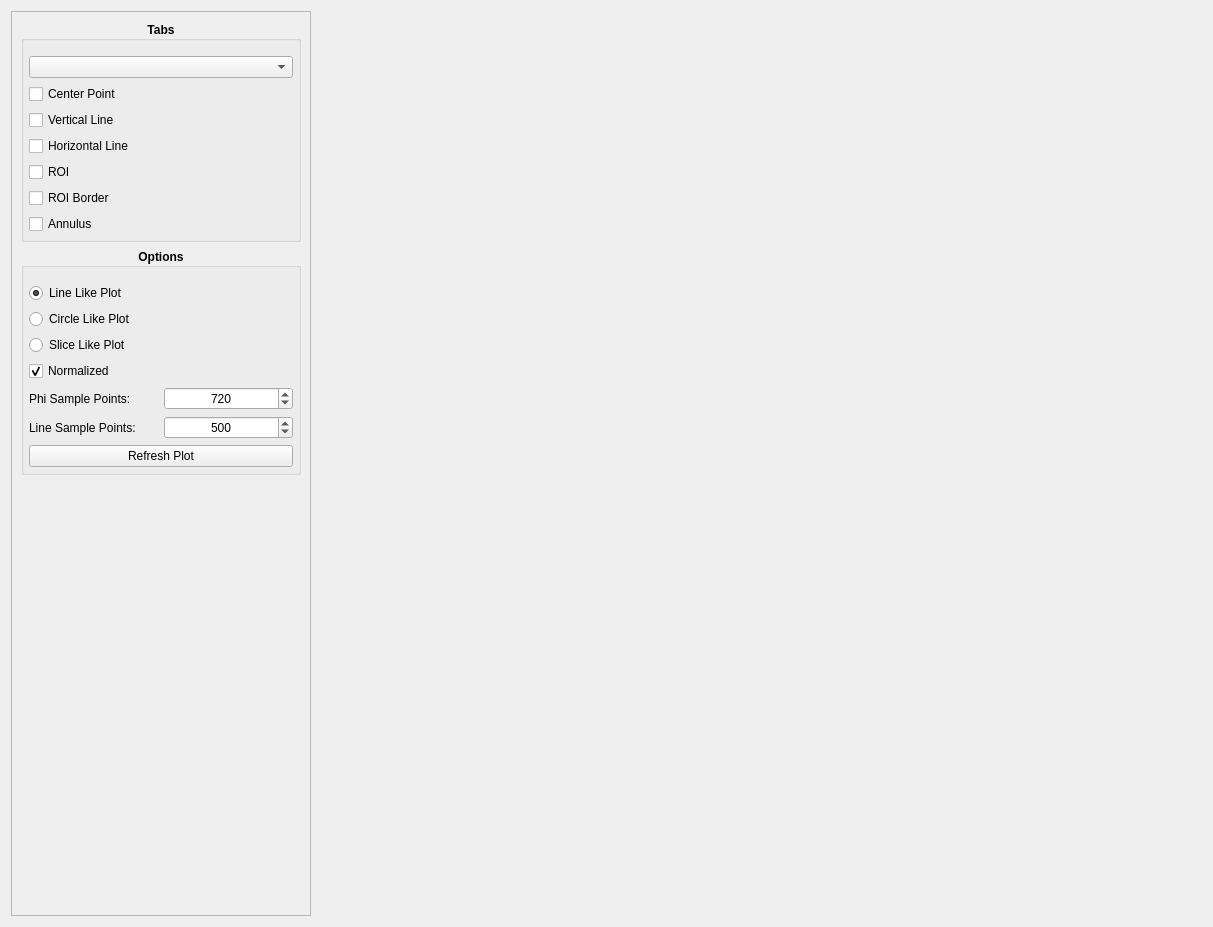
<?xml version="1.0" encoding="UTF-8"?>
<ui version="4.0">
 <class>profileplottab</class>
 <widget class="QWidget" name="profileplottab">
  <property name="geometry">
   <rect>
    <x>0</x>
    <y>0</y>
    <width>1213</width>
    <height>927</height>
   </rect>
  </property>
  <property name="windowTitle">
   <string>Form</string>
  </property>
  <layout class="QHBoxLayout" name="horizontalLayout">
   <item>
    <widget class="QScrollArea" name="scroll_area">
     <property name="sizePolicy">
      <sizepolicy hsizetype="Fixed" vsizetype="Expanding">
       <horstretch>0</horstretch>
       <verstretch>0</verstretch>
      </sizepolicy>
     </property>
     <property name="minimumSize">
      <size>
       <width>300</width>
       <height>0</height>
      </size>
     </property>
     <property name="widgetResizable">
      <bool>true</bool>
     </property>
     <widget class="QWidget" name="scrollAreaWidgetContents">
      <property name="geometry">
       <rect>
        <x>0</x>
        <y>0</y>
        <width>298</width>
        <height>903</height>
       </rect>
      </property>
      <layout class="QVBoxLayout" name="verticalLayout">
       <item>
        <widget class="QGroupBox" name="tabs_groupbox">
         <property name="font">
          <font>
           <weight>75</weight>
           <bold>true</bold>
          </font>
         </property>
         <property name="title">
          <string>Tabs</string>
         </property>
         <property name="alignment">
          <set>Qt::AlignCenter</set>
         </property>
         <layout class="QVBoxLayout" name="verticalLayout_4">
          <property name="leftMargin">
           <number>5</number>
          </property>
          <property name="topMargin">
           <number>15</number>
          </property>
          <property name="rightMargin">
           <number>5</number>
          </property>
          <property name="bottomMargin">
           <number>5</number>
          </property>
          <item>
           <widget class="QComboBox" name="tab_combobox">
            <property name="font">
             <font>
              <weight>50</weight>
              <bold>false</bold>
             </font>
            </property>
            <property name="insertPolicy">
             <enum>QComboBox::InsertAtBottom</enum>
            </property>
           </widget>
          </item>
          <item>
           <widget class="QCheckBox" name="center_checkbox">
            <property name="font">
             <font>
              <weight>50</weight>
              <bold>false</bold>
             </font>
            </property>
            <property name="text">
             <string>Center Point</string>
            </property>
           </widget>
          </item>
          <item>
           <widget class="QCheckBox" name="x_checkbox">
            <property name="font">
             <font>
              <weight>50</weight>
              <bold>false</bold>
             </font>
            </property>
            <property name="text">
             <string>Vertical Line</string>
            </property>
           </widget>
          </item>
          <item>
           <widget class="QCheckBox" name="y_checkbox">
            <property name="font">
             <font>
              <weight>50</weight>
              <bold>false</bold>
             </font>
            </property>
            <property name="text">
             <string>Horizontal Line</string>
            </property>
           </widget>
          </item>
          <item>
           <widget class="QCheckBox" name="roi_checkbox">
            <property name="font">
             <font>
              <weight>50</weight>
              <bold>false</bold>
             </font>
            </property>
            <property name="text">
             <string>ROI</string>
            </property>
           </widget>
          </item>
          <item>
           <widget class="QCheckBox" name="border_checkbox">
            <property name="enabled">
             <bool>true</bool>
            </property>
            <property name="font">
             <font>
              <weight>50</weight>
              <bold>false</bold>
             </font>
            </property>
            <property name="text">
             <string>ROI Border</string>
            </property>
           </widget>
          </item>
          <item>
           <widget class="QCheckBox" name="annulus_checkbox">
            <property name="font">
             <font>
              <weight>50</weight>
              <bold>false</bold>
             </font>
            </property>
            <property name="text">
             <string>Annulus</string>
            </property>
           </widget>
          </item>
         </layout>
        </widget>
       </item>
       <item>
        <widget class="QGroupBox" name="options_groupbox">
         <property name="sizePolicy">
          <sizepolicy hsizetype="Preferred" vsizetype="Maximum">
           <horstretch>0</horstretch>
           <verstretch>0</verstretch>
          </sizepolicy>
         </property>
         <property name="font">
          <font>
           <weight>75</weight>
           <bold>true</bold>
          </font>
         </property>
         <property name="title">
          <string>Options</string>
         </property>
         <property name="alignment">
          <set>Qt::AlignCenter</set>
         </property>
         <layout class="QVBoxLayout" name="verticalLayout_2">
          <property name="leftMargin">
           <number>5</number>
          </property>
          <property name="topMargin">
           <number>15</number>
          </property>
          <property name="rightMargin">
           <number>5</number>
          </property>
          <property name="bottomMargin">
           <number>5</number>
          </property>
          <item>
           <layout class="QVBoxLayout" name="layout">
            <item>
             <widget class="QRadioButton" name="line_radiobutton">
              <property name="font">
               <font>
                <weight>50</weight>
                <bold>false</bold>
               </font>
              </property>
              <property name="text">
               <string>Line Like Plot</string>
              </property>
              <property name="checked">
               <bool>true</bool>
              </property>
             </widget>
            </item>
            <item>
             <widget class="QRadioButton" name="circle_radiobutton">
              <property name="font">
               <font>
                <weight>50</weight>
                <bold>false</bold>
               </font>
              </property>
              <property name="text">
               <string>Circle Like Plot</string>
              </property>
             </widget>
            </item>
            <item>
             <widget class="QRadioButton" name="slice_radiobutton">
              <property name="font">
               <font>
                <weight>50</weight>
                <bold>false</bold>
               </font>
              </property>
              <property name="text">
               <string>Slice Like Plot</string>
              </property>
             </widget>
            </item>
            <item>
             <widget class="QCheckBox" name="normalize_checkbox">
              <property name="font">
               <font>
                <weight>50</weight>
                <bold>false</bold>
               </font>
              </property>
              <property name="text">
               <string>Normalized</string>
              </property>
              <property name="checked">
               <bool>true</bool>
              </property>
             </widget>
            </item>
            <item>
             <layout class="QGridLayout" name="layout_2">
              <item row="0" column="0">
               <widget class="QLabel" name="phi_sample_label">
                <property name="font">
                 <font>
                  <weight>50</weight>
                  <bold>false</bold>
                 </font>
                </property>
                <property name="text">
                 <string>Phi Sample Points:</string>
                </property>
               </widget>
              </item>
              <item row="0" column="1">
               <widget class="QSpinBox" name="phi_sample_spinbox">
                <property name="font">
                 <font>
                  <weight>50</weight>
                  <bold>false</bold>
                 </font>
                </property>
                <property name="alignment">
                 <set>Qt::AlignCenter</set>
                </property>
                <property name="correctionMode">
                 <enum>QAbstractSpinBox::CorrectToNearestValue</enum>
                </property>
                <property name="keyboardTracking">
                 <bool>false</bool>
                </property>
                <property name="minimum">
                 <number>1</number>
                </property>
                <property name="maximum">
                 <number>1440</number>
                </property>
                <property name="singleStep">
                 <number>10</number>
                </property>
                <property name="stepType">
                 <enum>QAbstractSpinBox::DefaultStepType</enum>
                </property>
                <property name="value">
                 <number>720</number>
                </property>
               </widget>
              </item>
              <item row="1" column="1">
               <widget class="QSpinBox" name="line_sample_spinbox">
                <property name="font">
                 <font>
                  <weight>50</weight>
                  <bold>false</bold>
                 </font>
                </property>
                <property name="alignment">
                 <set>Qt::AlignCenter</set>
                </property>
                <property name="correctionMode">
                 <enum>QAbstractSpinBox::CorrectToNearestValue</enum>
                </property>
                <property name="keyboardTracking">
                 <bool>false</bool>
                </property>
                <property name="minimum">
                 <number>1</number>
                </property>
                <property name="maximum">
                 <number>1000</number>
                </property>
                <property name="singleStep">
                 <number>10</number>
                </property>
                <property name="stepType">
                 <enum>QAbstractSpinBox::DefaultStepType</enum>
                </property>
                <property name="value">
                 <number>500</number>
                </property>
               </widget>
              </item>
              <item row="1" column="0">
               <widget class="QLabel" name="line_sample_label">
                <property name="font">
                 <font>
                  <weight>50</weight>
                  <bold>false</bold>
                 </font>
                </property>
                <property name="text">
                 <string>Line Sample Points:</string>
                </property>
               </widget>
              </item>
             </layout>
            </item>
           </layout>
          </item>
          <item>
           <widget class="QPushButton" name="refresh_button">
            <property name="font">
             <font>
              <weight>50</weight>
              <bold>false</bold>
             </font>
            </property>
            <property name="text">
             <string>Refresh Plot</string>
            </property>
           </widget>
          </item>
         </layout>
        </widget>
       </item>
       <item>
        <spacer name="spacer">
         <property name="orientation">
          <enum>Qt::Vertical</enum>
         </property>
         <property name="sizeHint" stdset="0">
          <size>
           <width>20</width>
           <height>40</height>
          </size>
         </property>
        </spacer>
       </item>
      </layout>
     </widget>
    </widget>
   </item>
   <item>
    <widget class="ProfilePlot" name="plot_item" native="true"/>
   </item>
  </layout>
 </widget>
 <customwidgets>
  <customwidget>
   <class>ProfilePlot</class>
   <extends>QWidget</extends>
   <header>kmap/controller/profileplot</header>
   <container>1</container>
  </customwidget>
 </customwidgets>
 <resources/>
 <connections/>
</ui>
